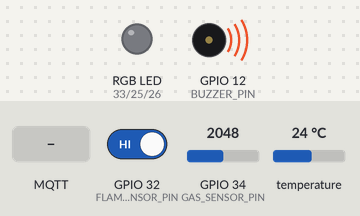
The sketch below on a simulated ESP32. Shown: an RGB LED mixed from three pins (HIGH = lit), buzzer (waves = sounding, pin HIGH). The inputs (shaded band) are chosen by the test bench; at power-on: temperature 24 °C, GPIO 34 (GAS_SENSOR_PIN) = 2048, GPIO 32 (FLAME_SENSOR_PIN) HIGH. WiFi joins after 1.5 s; servers stay silent unless stated; no MQTT or app messages arrive unless stated; what the sketch prints to the serial monitor is not drawn.

Above: at 4.7 s.
4.8 s: temperature set to 26.1 °C
6.5 s: temperature set to 27.6 °C
At 7.7 s:
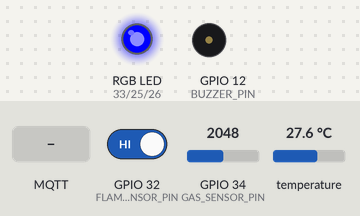
12.3 s: GPIO 34 (GAS_SENSOR_PIN) set to 2117
18.1 s: GPIO 34 (GAS_SENSOR_PIN) set to 2185
At 20.6 s:
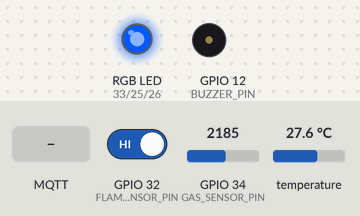
22.4 s: MQTT message "OFF" arrives on the first subscribed topic
At 25.7 s:
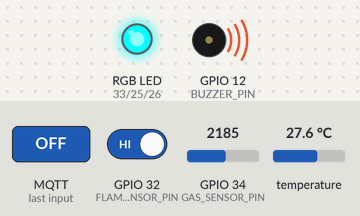
26.0 s: MQTT message "ON" arrives on the first subscribed topic
At 28.6 s:
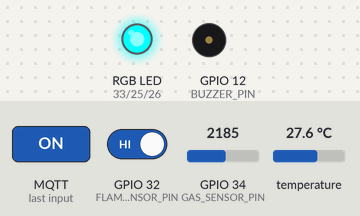
Timing chart, 0 to 30.1 s (numbered marks = the images above; inputs shaded):
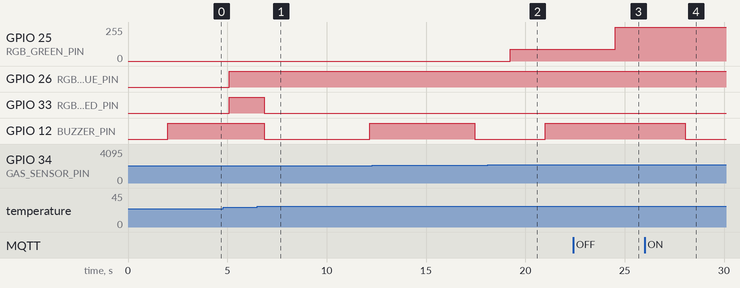

Measured:
- the behaviour switches between 26.9 and 27 °C on temperature (found by bisection; images 0 and 1)
- the behaviour switches between 2147 and 2148 on GPIO 34 (GAS_SENSOR_PIN) (found by bisection; images 1 and 2)
- after the input at 6.5 s, GPIO 33 (RGB_RED_PIN): HIGH → LOW after 0.36 s; GPIO 12 (BUZZER_PIN): HIGH → LOW after 0.36 s, → HIGH 5.3 s later
- after the input at 18.1 s, GPIO 25 (RGB_GREEN_PIN): 0/255 → 90/255 after 1.1 s; GPIO 12 (BUZZER_PIN): LOW → HIGH after 2.9 s
- after the input at 22.4 s, GPIO 12 (BUZZER_PIN): stays HIGH (without the input it goes to LOW after 2.1 s)
- after the input at 26.0 s, GPIO 12 (BUZZER_PIN): HIGH → LOW after 2.1 s

The sketch:

esp.ino
```cpp
#include <WiFi.h>
#include <Wire.h>
#include <OneWire.h>
#include <DallasTemperature.h>
#include <freertos/FreeRTOS.h>
#include <freertos/task.h>
#include <freertos/semphr.h>
#include <PubSubClient.h>

// Definición de pines
#define ONE_WIRE_BUS 13
#define BUZZER_PIN 12
#define FLAME_SENSOR_PIN 32
#define GAS_SENSOR_PIN 34
#define RGB_RED_PIN 33
#define RGB_GREEN_PIN 25
#define RGB_BLUE_PIN 26


// Configuración de sensores
OneWire oneWire(ONE_WIRE_BUS);
DallasTemperature sensors(&oneWire);

// Datos WiFi y servidor
const char* ssid = "Esteban-A55";
const char* password = "Esteban1234";
WiFiServer server(80);

// MQTT Configuration
const char* mqtt_server = "192.168.196.122";
WiFiClient espClient;
PubSubClient mqttClient(espClient);

// Estructura para datos compartidos protegidos por semáforo
typedef struct {
  float tempC;
  int gasValue;
  bool flameDetected;
  bool alertaMedia;
  bool alertaMediaAlta;
  bool incendio;
  String razonAlerta;
  float tempInicial;
  int gasInicial;
  bool lcdOn;
  bool buzzerGlobalOn;
  bool rgbOn;
} SharedData;

SharedData sharedData;
SemaphoreHandle_t xSemaphore;

// Registro de los últimos 10 datos
#define MAX_REGISTROS 10
String registros[MAX_REGISTROS];
int registroIndex = 0;

// Variables para patrón del buzzer
unsigned long lastBuzzerToggle = 0;
bool buzzerOnState = false;

// Variables para el temporizador de alertas
unsigned long tempAlertaStartTime = 0;
unsigned long gasAlertaStartTime = 0;
unsigned long flameAlertaStartTime = 0;
const unsigned long ALERTA_DURACION_INCENDIO = 5000;

// MQTT Callback function
void callback(char* topic, byte* payload, unsigned int length) {
  Serial.print("Mensaje recibido en el tópico: ");
  Serial.println(topic);

  String message;
  for (unsigned int i = 0; i < length; i++) {
    message += (char)payload[i];
  }

  Serial.print("Contenido: ");
  Serial.println(message);

  if (String(topic) == "esp32/alarma") {
    if (message == "ON") {
      if (xSemaphoreTake(xSemaphore, portMAX_DELAY) == pdTRUE) {
        sharedData.buzzerGlobalOn = true;
        xSemaphoreGive(xSemaphore);
      }
      Serial.println("Alarma activada por MQTT");
    } else if (message == "OFF") {
      if (xSemaphoreTake(xSemaphore, portMAX_DELAY) == pdTRUE) {
        sharedData.buzzerGlobalOn = false;
        xSemaphoreGive(xSemaphore);
      }
      Serial.println("Alarma desactivada por MQTT");
    }
  }

  if (String(topic) == "esp32/led") {
    if (message == "ON") {
      if (xSemaphoreTake(xSemaphore, portMAX_DELAY) == pdTRUE) {
        sharedData.rgbOn = true;
        xSemaphoreGive(xSemaphore);
        Serial.println("LED activada por MQTT");
      }
    } else if (message == "OFF") {
      if (xSemaphoreTake(xSemaphore, portMAX_DELAY) == pdTRUE) {
        sharedData.rgbOn = false;
        xSemaphoreGive(xSemaphore);
        Serial.println("LED desactivado por MQTT");

      }
    }
  }
}

// MQTT Reconnect function
void reconnectMQTT() {
  while (!mqttClient.connected()) {
    Serial.print("Intentando conexión MQTT...");
    if (mqttClient.connect("ESP32Publisher")) {
      Serial.println("Conectado al broker MQTT");
      mqttClient.subscribe("esp32/alarma");
      mqttClient.subscribe("esp32/led");
    } else {
      Serial.print("Fallo, rc=");
      Serial.print(mqttClient.state());
      Serial.println(" Reintentando en 5s...");
      delay(5000);
    }
  }
}

void actualizarEstado() {
  sensors.requestTemperatures();
  float currentTemp = sensors.getTempCByIndex(0);
  int currentGas = analogRead(GAS_SENSOR_PIN);
  bool currentFlame = (digitalRead(FLAME_SENSOR_PIN) == LOW);

  bool tempAltaAhora = (currentTemp >= sharedData.tempInicial + 5);
  bool gasAltoAhora = (currentGas >= sharedData.gasInicial + 100);
  bool llamaAhora = currentFlame;

  String currentRazon = "Normal";
  bool currentAlertaMedia = false;
  bool currentAlertaMediaAlta = false;
  bool currentIncendio = false;

  // Verificar condiciones sostenidas
  if (tempAltaAhora) {
    if (tempAlertaStartTime == 0) {
      tempAlertaStartTime = millis();
    } else if (millis() - tempAlertaStartTime >= ALERTA_DURACION_INCENDIO) {
      currentIncendio = true;
      currentRazon = "INCENDIO: Temp alta sostenida";
    }
  } else {
    tempAlertaStartTime = 0;
  }

  if (gasAltoAhora) {
    if (gasAlertaStartTime == 0) {
      gasAlertaStartTime = millis();
    } else if (millis() - gasAlertaStartTime >= ALERTA_DURACION_INCENDIO) {
      currentIncendio = true;
      currentRazon = "INCENDIO: Gas alto sostenido";
    }
  } else {
    gasAlertaStartTime = 0;
  }

  if (llamaAhora) {
    if (flameAlertaStartTime == 0) {
      flameAlertaStartTime = millis();
    } else if (millis() - flameAlertaStartTime >= ALERTA_DURACION_INCENDIO) {
      currentIncendio = true;
      currentRazon = "INCENDIO: Llama detectada sostenida";
    }
  } else {
    flameAlertaStartTime = 0;
  }

  // Si no hay incendio, evaluar alertas normales
  if (!currentIncendio) {
    if (tempAltaAhora || gasAltoAhora || llamaAhora) {
      currentAlertaMediaAlta = true;
      currentRazon = "Alerta alta: ";
      if (tempAltaAhora) currentRazon += "Temp alta ";
      if (gasAltoAhora) currentRazon += "Gas alto ";
      if (llamaAhora) currentRazon += "Llama detectada";
    } else if (currentTemp >= sharedData.tempInicial + 3 || currentGas >= sharedData.gasInicial + 50) {
      currentAlertaMedia = true;
      currentRazon = "Alerta media: ";
      if (currentTemp >= sharedData.tempInicial + 3) currentRazon += "Temp moderada ";
      if (currentGas >= sharedData.gasInicial + 50) currentRazon += "Gas moderado";
    }
  }

  // Actualizar datos compartidos de forma segura
  if (xSemaphoreTake(xSemaphore, portMAX_DELAY) == pdTRUE) {
    sharedData.tempC = currentTemp;
    sharedData.gasValue = currentGas;
    sharedData.flameDetected = currentFlame;
    sharedData.alertaMedia = currentAlertaMedia;
    sharedData.alertaMediaAlta = currentAlertaMediaAlta;
    sharedData.incendio = currentIncendio;
    sharedData.razonAlerta = currentRazon;
    xSemaphoreGive(xSemaphore);
  }

  // Almacenar registro (no necesita semáforo porque solo escribe una tarea)
  String reg = "Temp: " + String(currentTemp) + "C, Gas: " + String(currentGas) +
               ", Llama: " + (currentFlame ? "SI" : "NO") + ", Estado: " + currentRazon;
  registros[registroIndex] = reg;
  registroIndex = (registroIndex + 1) % MAX_REGISTROS;

  // Publicar datos por MQTT
  String payload = "{\"temperatura\":";
  payload += String(currentTemp, 1);
  payload += ",\"gas\":";
  payload += String(currentGas);
  payload += ",\"llama\":";
  payload += (currentFlame ? "true" : "false");
  payload += ",\"estado\":\"";
  payload += currentRazon;
  payload += "\"}";

  mqttClient.publish("fire/data", (char*) payload.c_str());
}


void actualizarRGB() {
  bool localRgbOn, localIncendio, localAlertaMediaAlta, localAlertaMedia;

  if (xSemaphoreTake(xSemaphore, portMAX_DELAY) == pdTRUE) {
    localRgbOn = sharedData.rgbOn;
    localIncendio = sharedData.incendio;
    localAlertaMediaAlta = sharedData.alertaMediaAlta;
    localAlertaMedia = sharedData.alertaMedia;
    xSemaphoreGive(xSemaphore);
  }

  if (localRgbOn) {
    if (localIncendio) {
      analogWrite(RGB_RED_PIN, 0);
      analogWrite(RGB_GREEN_PIN, 255);
      analogWrite(RGB_BLUE_PIN, 255);
    } else if (localAlertaMediaAlta) {
      analogWrite(RGB_RED_PIN, 0);
      analogWrite(RGB_GREEN_PIN, 90);
      analogWrite(RGB_BLUE_PIN, 255);
    } else if (localAlertaMedia) {
      analogWrite(RGB_RED_PIN, 0);
      analogWrite(RGB_GREEN_PIN, 0);
      analogWrite(RGB_BLUE_PIN, 255);
    } else {
      analogWrite(RGB_RED_PIN, 255);
      analogWrite(RGB_GREEN_PIN, 0);
      analogWrite(RGB_BLUE_PIN, 255);
    }
  } else {
    analogWrite(RGB_RED_PIN, 0);
    analogWrite(RGB_GREEN_PIN, 0);
    analogWrite(RGB_BLUE_PIN, 0);
  }
}

void actualizarBuzzer() {
  bool localBuzzerOn, localIncendio, localAlertaMediaAlta, localAlertaMedia;

  if (xSemaphoreTake(xSemaphore, portMAX_DELAY) == pdTRUE) {
    localBuzzerOn = sharedData.buzzerGlobalOn;
    localIncendio = sharedData.incendio;
    localAlertaMediaAlta = sharedData.alertaMediaAlta;
    localAlertaMedia = sharedData.alertaMedia;
    xSemaphoreGive(xSemaphore);
  }

  unsigned long currentMillis = millis();

  if (!localBuzzerOn || !(localIncendio || localAlertaMediaAlta || localAlertaMedia)) {
    digitalWrite(BUZZER_PIN, HIGH);
    return;
  }

  if (localIncendio) {
    digitalWrite(BUZZER_PIN, LOW);
  }
  else if (localAlertaMediaAlta) {
    if (currentMillis - lastBuzzerToggle >= 2000UL) {
      lastBuzzerToggle = currentMillis;
      buzzerOnState = !buzzerOnState;
    }
    digitalWrite(BUZZER_PIN, buzzerOnState ? LOW : HIGH);
  }
  else if (localAlertaMedia) {
    if (currentMillis - lastBuzzerToggle >= 4000UL) {
      lastBuzzerToggle = currentMillis;
      buzzerOnState = !buzzerOnState;
    }
    digitalWrite(BUZZER_PIN, buzzerOnState ? LOW : HIGH);
  }
}

void sensorTask(void* pvParameters) {
  // Tomar semáforo para inicializar valores
  if (xSemaphoreTake(xSemaphore, portMAX_DELAY) == pdTRUE) {
    sensors.requestTemperatures();
    sharedData.tempInicial = sensors.getTempCByIndex(0);
    sharedData.gasInicial = analogRead(GAS_SENSOR_PIN);
    xSemaphoreGive(xSemaphore);
  }

  while (1) {
    // Handle MQTT connection
    if (!mqttClient.connected()) {
      reconnectMQTT();
    }
    mqttClient.loop();

    actualizarEstado();
    actualizarRGB();
    actualizarBuzzer();

    // Imprimir en consola (solo lectura, no necesita semáforo)
    Serial.print("Temp: ");
    Serial.print(sharedData.tempC);
    Serial.print("C, Gas: ");
    Serial.print(sharedData.gasValue);
    Serial.print(", Llama: ");
    Serial.print(sharedData.flameDetected ? "SI" : "NO");
    Serial.print(", Estado: ");
    Serial.println(sharedData.razonAlerta);

    vTaskDelay(pdMS_TO_TICKS(1000));
  }
}

void setup() {
  Serial.begin(115200);
  Wire.begin(21, 22);


  delay(2000);

  pinMode(BUZZER_PIN, OUTPUT);
  pinMode(RGB_RED_PIN, OUTPUT);
  pinMode(RGB_GREEN_PIN, OUTPUT);
  pinMode(RGB_BLUE_PIN, OUTPUT);
  pinMode(FLAME_SENSOR_PIN, INPUT);

  digitalWrite(BUZZER_PIN, HIGH);

  // Inicializar semáforo
  xSemaphore = xSemaphoreCreateMutex();
  if (xSemaphore == NULL) {
    Serial.println("Error al crear el semáforo");
    while(1);
  }

  // Inicializar datos compartidos
  sharedData.lcdOn = true;
  sharedData.buzzerGlobalOn = true;
  sharedData.rgbOn = true;

  // Connect to WiFi
  WiFi.begin(ssid, password);
  while (WiFi.status() != WL_CONNECTED) {
    delay(500);
    Serial.print(".");
  }
  Serial.print(WiFi.localIP());
  server.begin();
  sensors.begin();

  // Configure MQTT
  mqttClient.setServer(mqtt_server, 1883);
  mqttClient.setCallback(callback);

  xTaskCreate(sensorTask, "SensorTask", 4096, NULL, 1, NULL);
}

void loop() {
  WiFiClient client = server.available();
  if (client) {
    String request = client.readStringUntil('\r');
    client.flush();

    // Procesar comandos con protección de semáforo
    if (request.indexOf("/offLCD") != -1) {
      if (xSemaphoreTake(xSemaphore, portMAX_DELAY) == pdTRUE) {
        sharedData.lcdOn = false;
        xSemaphoreGive(xSemaphore);
      }
    }
    if (request.indexOf("/onLCD") != -1) {
      if (xSemaphoreTake(xSemaphore, portMAX_DELAY) == pdTRUE) {
        sharedData.lcdOn = true;
        xSemaphoreGive(xSemaphore);
      }
    }
    if (request.indexOf("/offBuzzer") != -1) {
      if (xSemaphoreTake(xSemaphore, portMAX_DELAY) == pdTRUE) {
        sharedData.buzzerGlobalOn = false;
        xSemaphoreGive(xSemaphore);
      }
    }
    if (request.indexOf("/onBuzzer") != -1) {
      if (xSemaphoreTake(xSemaphore, portMAX_DELAY) == pdTRUE) {
        sharedData.buzzerGlobalOn = true;
        xSemaphoreGive(xSemaphore);
      }
    }
    if (request.indexOf("/offRGB") != -1) {
      if (xSemaphoreTake(xSemaphore, portMAX_DELAY) == pdTRUE) {
        sharedData.rgbOn = false;
        xSemaphoreGive(xSemaphore);
      }
    }
    if (request.indexOf("/onRGB") != -1) {
      if (xSemaphoreTake(xSemaphore, portMAX_DELAY) == pdTRUE) {
        sharedData.rgbOn = true;
        xSemaphoreGive(xSemaphore);
      }
    }

    // Leer datos compartidos para la respuesta HTTP
    float localTemp;
    int localGas;
    bool localFlame;
    String localRazon;

    if (xSemaphoreTake(xSemaphore, portMAX_DELAY) == pdTRUE) {
      localTemp = sharedData.tempC;
      localGas = sharedData.gasValue;
      localFlame = sharedData.flameDetected;
      localRazon = sharedData.razonAlerta;
      xSemaphoreGive(xSemaphore);
    }

    // Generar respuesta HTTP
    client.print(F("HTTP/1.1 200 OK\r\nContent-Type: text/html\r\n\r\n"));
    client.print(F("<!DOCTYPE html><html lang='es'><head>"
                   "<meta charset='UTF-8'><meta name='viewport' content='width=device-width, initial-scale=1.0'>"
                   "<title>ESP32 Sensor Data</title>"
                   "<style>"
                   "*{margin:0;padding:0;box-sizing:border-box;}"
                   "body{font-family:'Segoe UI',Arial,sans-serif;height:fit-content;width:100%;"
                   "background:linear-gradient(to bottom,#f8ffe8 0%,#e3f5ab 33%,#b7df2d 100%);color:white;text-align:center;}"
                   ".info-container{margin-top:20px;background:rgba(0,0,0,0.093);color:white;display:flex;"
                   "width:fit-content;flex-direction:column;justify-self:center;padding:10px;border-radius:10px;"
                   "text-shadow:1px 1px 1px rgba(0,0,0,0.192);}"
                   ".info-container h3{font-size:1.5em;margin:1px;}"
                   ".btn-container{display:flex;justify-content:center;margin-top:8px;}"
                   "h1{color:black;font-weight:800;}"
                   "h2{margin-top:20px;color:white;font-weight:800;text-shadow:1px 1px 1px rgba(0,0,0,0.274);}"
                   "p{font-size:1.2em;}"
                   ".elementOn{background:linear-gradient(to bottom,#b7deed 0%,#71ceef 50%,#21b4e2 51%,#b7deed 100%);border-radius:8px 0 0 8px;}"
                   ".elementOff{background:linear-gradient(to bottom,#f3c5bd 0%,#e86c57 50%,#ea2803 51%,#ff6600 75%,#c72200 100%);border-radius:0 8px 8px 0;}"
                   ".btn{flex:1;max-width:180px;border:none;padding:10px 20px;color:white;font-size:1em;cursor:pointer;transition:all 200ms;"
                   "text-shadow:1px 1px 1px rgba(0,0,0,0.692);}"
                   ".btn:hover{filter:brightness(1.1);} .btn:active{filter:brightness(0.9);}"
                   "table{margin:20px auto;border-collapse:collapse;width:80%;max-width:600px;background:rgba(255,255,255,0.1);border-radius:10px;overflow:hidden;}"
                   "th,td{padding:10px;border-bottom:1px solid rgba(255,255,255,0.275);text-shadow:1px 1px 1px rgba(0,0,0,0.338);}"
                   "th{background:linear-gradient(to bottom,#a9db80 0%,#96c56f 100%);color:white;text-shadow:1px 1px 1px rgba(0,0,0,0.692);}"
                   "</style></head><body>"));

    client.print(F("<h1>ESP32 Sensor Data</h1>"
                   "<article class='info-container'>"
                   "<h3>Datos Actuales</h3>"));
    client.print(F("<p><b>Temperatura:</b> "));
    client.print(localTemp);
    client.print(F(" C°</p>"));
    client.print(F("<p><b>Gas:</b> "));
    client.print(localGas);
    client.print(F("</p>"));
    client.print(F("<p><b>Llama:</b> "));
    client.print(localFlame ? "SI" : "NO");
    client.print(F("</p>"));
    client.print(F("<p><b>Estado: "));
    client.print(localRazon);
    client.print(F("</b></p></article>"));

    client.print(F("<div class='btn-container'>"
                   "<a href='/onLCD'><button class='elementOn btn'>Encender LCD</button></a>"
                   "<a href='/offLCD'><button class='btn elementOff'>Apagar LCD</button></a></div>"));

    client.print(F("<div class='btn-container'>"
                   "<a href='/onBuzzer'><button class='elementOn btn'>Encender Buzzer</button></a>"
                   "<a href='/offBuzzer'><button class='btn elementOff'>Apagar Buzzer</button></a></div>"));

    client.print(F("<div class='btn-container'>"
                   "<a href='/onRGB'><button class='elementOn btn'>Encender RGB</button></a>"
                   "<a href='/offRGB'><button class='btn elementOff'>Apagar RGB</button></a></div>"));

    client.print(F("<h2>Últimos Registros</h2><table><tr><th>Registro</th></tr>"));
    for (int i = 0; i < MAX_REGISTROS; i++) {
      int idx = (registroIndex - 1 - i + MAX_REGISTROS) % MAX_REGISTROS;
      if (registros[idx] != "") {
        client.print(F("<tr><td>"));
        client.print(registros[idx]);
        client.print(F("</td></tr>"));
      }
    }
    client.print(F("</table></body></html>"));
    client.print("<meta http-equiv='refresh' content='1'>");
    client.stop();
  }
}
```
